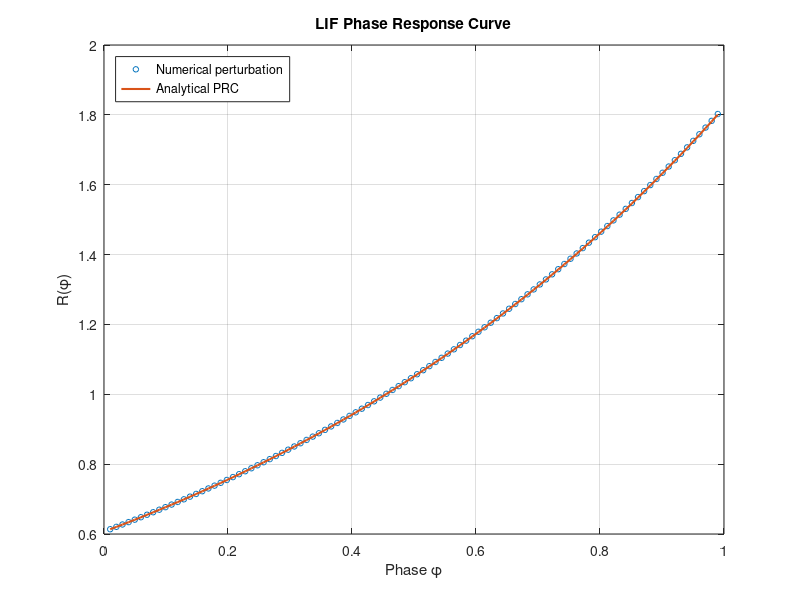

Source code (MATLAB): (Note: this script raises an error after producing the figure.)
%% Problem 2(c): Numerical Phase Response Curves

clear;
clc;
close all;

%% ============================================================
% Part 1: LIF PRC
% ============================================================

tau = 1;
vr = 0;
vth = 1;
I = 1.5;

delta = 1e-3;

% Exact LIF period
Delta_LIF = tau * log((I*tau - vr)/(I*tau - vth));

fprintf('LIF period = %.4f\n', Delta_LIF);

% Phase grid
phi_LIF = linspace(0.01, 0.99, 100);

R_num_LIF = zeros(size(phi_LIF));

%% Measure LIF PRC numerically

for k = 1:length(phi_LIF)

    % Time when perturbation is applied
    tkick = phi_LIF(k) * Delta_LIF;

    % Unperturbed voltage at kick time
    vkick = I*tau + ...
        (vr - I*tau)*exp(-tkick/tau);

    % Apply voltage kick
    vkick_pert = vkick + delta;

    % Remaining time to threshold after perturbation
    Tremain = tau * log( ...
        (I*tau - vkick_pert) / ...
        (I*tau - vth));

    % Perturbed spike time
    Tprime = tkick + Tremain;

    % Numerical PRC
    R_num_LIF(k) = ...
        (Delta_LIF - Tprime) / ...
        (Delta_LIF * delta);

end

%% Analytical LIF PRC

R_exact_LIF = ...
    tau * exp(phi_LIF*Delta_LIF/tau) ./ ...
    (Delta_LIF*(I*tau - vr));

%% Plot LIF PRC

figure;

plot(phi_LIF, R_num_LIF, 'o', ...
    'MarkerSize', 4);

hold on;

plot(phi_LIF, R_exact_LIF, ...
    'LineWidth', 1.5);

xlabel('Phase \phi');
ylabel('R(\phi)');
title('LIF Phase Response Curve');

legend('Numerical perturbation', ...
       'Analytical PRC', ...
       'Location', 'northwest');

grid on;


%% ============================================================
% Part 2: FitzHugh-Nagumo PRC
% ============================================================

delta = 1e-3;

% FitzHugh-Nagumo equations
fhn = @(t,x) [ ...
    x(1) - x(1)^3/3 - x(2) + 0.5; ...
    0.08*(x(1) + 0.7 - 0.8*x(2)) ];

%% First settle onto the limit cycle

x0 = [-1; -0.5];

optsSettle = odeset( ...
    'RelTol', 1e-9, ...
    'AbsTol', 1e-11, ...
    'Events', @upcrossing);

[t,x,te,xe] = ode45( ...
    fhn, ...
    [0 700], ...
    x0, ...
    optsSettle);

% Use only late crossings
steadyMask = te > 400;

te_steady = te(steadyMask);
xe_steady = xe(steadyMask,:);

% Make sure enough crossings were found
if length(te_steady) < 3
    error('Not enough steady-state FHN crossings were detected.');
end

% Compute periods
periods = diff(te_steady);

% Average up to final 6 available periods
nPeriodsToAverage = min(6, length(periods));

Delta_FHN = mean( ...
    periods(end-nPeriodsToAverage+1:end));

fprintf('\nFHN period = %.4f\n', Delta_FHN);

%% Reference state at phase zero

% Use final steady upward crossing
x_reference = xe_steady(end,:)';

%% Phase grid

phi_FHN = linspace(0.02, 0.98, 60);

R_FHN = zeros(size(phi_FHN));

%% Compute FHN PRC numerically

for k = 1:length(phi_FHN)

    %% 1. Advance from phase zero to desired phase

    tkick = phi_FHN(k) * Delta_FHN;

    optsNoEvent = odeset( ...
        'RelTol', 1e-10, ...
        'AbsTol', 1e-12);

    [~,xpre] = ode45( ...
        fhn, ...
        [0 tkick], ...
        x_reference, ...
        optsNoEvent);

    xkick = xpre(end,:)';

    %% 2. Apply small kick to voltage

    xkick(1) = xkick(1) + delta;

    %% 3. Integrate perturbed trajectory forward several cycles

    optsCross = odeset( ...
        'RelTol', 1e-9, ...
        'AbsTol', 1e-11, ...
        'Events', @upcrossing);

    [~,~,tePert] = ode45( ...
        fhn, ...
        [tkick tkick + 8*Delta_FHN], ...
        xkick, ...
        optsCross);

    %% 4. Compare a later crossing after relaxation

    % Use the 5th upward crossing after the kick
    crossingNumber = 5;

    if length(tePert) >= crossingNumber

        tPertCross = tePert(crossingNumber);

        % After the kick at phi*Delta, the next unperturbed crossing
        % occurs at Delta, then 2*Delta, etc.
        %
        % Therefore the nth crossing after the kick corresponds to:
        tExpected = crossingNumber * Delta_FHN;

        % Phase shift in time
        timeShift = tExpected - tPertCross;

        % Numerical PRC
        R_FHN(k) = ...
            timeShift / ...
            (Delta_FHN * delta);

    else

        R_FHN(k) = NaN;

    end

end

%% Plot FHN PRC

figure;

plot(phi_FHN, R_FHN, ...
    'o-', ...
    'LineWidth', 1.2, ...
    'MarkerSize', 4);

xlabel('Phase \phi');
ylabel('R(\phi)');
title('FitzHugh-Nagumo Phase Response Curve');

grid on;


%% ============================================================
% Report FHN results
% ============================================================

valid = ~isnan(R_FHN);

Rmin = min(R_FHN(valid));
Rmax = max(R_FHN(valid));

fprintf('\nFHN PRC minimum = %.4f\n', Rmin);
fprintf('FHN PRC maximum = %.4f\n', Rmax);

negativePhases = phi_FHN(R_FHN < 0);

if ~isempty(negativePhases)

    fprintf( ...
        'R(phi) < 0 approximately for phi = %.3f to %.3f\n', ...
        min(negativePhases), ...
        max(negativePhases));

else

    fprintf('No negative PRC region detected.\n');

end


%% ============================================================
% Local Event Function
% ============================================================

function [value,isterminal,direction] = upcrossing(~,x)

    % Detect v = 0
    value = x(1);

    % Do not terminate integration
    isterminal = 0;

    % Only detect upward crossings
    direction = 1;

end
